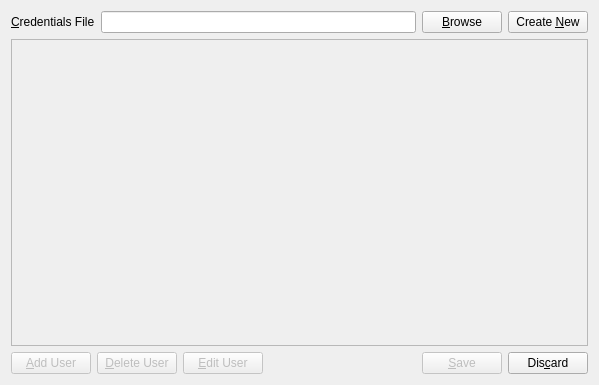
<?xml version="1.0" encoding="UTF-8"?>
<ui version="4.0">
 <class>AuthDialog</class>
 <widget class="QDialog" name="AuthDialog">
  <property name="geometry">
   <rect>
    <x>0</x>
    <y>0</y>
    <width>599</width>
    <height>385</height>
   </rect>
  </property>
  <property name="windowTitle">
   <string>Manage Users</string>
  </property>
  <layout class="QGridLayout" name="gridLayout">
   <item row="0" column="0">
    <widget class="QLabel" name="credsLabel">
     <property name="enabled">
      <bool>true</bool>
     </property>
     <property name="text">
      <string>&amp;Credentials File</string>
     </property>
     <property name="buddy">
      <cstring>credsEdit</cstring>
     </property>
    </widget>
   </item>
   <item row="0" column="3">
    <widget class="QPushButton" name="newButton">
     <property name="toolTip">
      <string>Create a new username and password file.</string>
     </property>
     <property name="text">
      <string>Create &amp;New</string>
     </property>
     <property name="autoDefault">
      <bool>false</bool>
     </property>
    </widget>
   </item>
   <item row="2" column="0" colspan="4">
    <layout class="QHBoxLayout" name="buttonLayout">
     <item>
      <widget class="QPushButton" name="addUserButton">
       <property name="enabled">
        <bool>false</bool>
       </property>
       <property name="toolTip">
        <string>Add a new user.</string>
       </property>
       <property name="text">
        <string>&amp;Add User</string>
       </property>
      </widget>
     </item>
     <item>
      <widget class="QPushButton" name="deleteUserButton">
       <property name="enabled">
        <bool>false</bool>
       </property>
       <property name="toolTip">
        <string>Delete the selected user.</string>
       </property>
       <property name="text">
        <string>&amp;Delete User</string>
       </property>
      </widget>
     </item>
     <item>
      <widget class="QPushButton" name="editUserButton">
       <property name="enabled">
        <bool>false</bool>
       </property>
       <property name="toolTip">
        <string>Edit the selected user.</string>
       </property>
       <property name="text">
        <string>&amp;Edit User</string>
       </property>
      </widget>
     </item>
     <item>
      <spacer name="buttonSpacer">
       <property name="orientation">
        <enum>Qt::Horizontal</enum>
       </property>
       <property name="sizeHint" stdset="0">
        <size>
         <width>40</width>
         <height>20</height>
        </size>
       </property>
      </spacer>
     </item>
     <item>
      <widget class="QPushButton" name="saveButton">
       <property name="enabled">
        <bool>false</bool>
       </property>
       <property name="text">
        <string>&amp;Save</string>
       </property>
       <property name="autoDefault">
        <bool>false</bool>
       </property>
      </widget>
     </item>
     <item>
      <widget class="QPushButton" name="discardButton">
       <property name="text">
        <string>Dis&amp;card</string>
       </property>
      </widget>
     </item>
    </layout>
   </item>
   <item row="0" column="2">
    <widget class="QPushButton" name="browseButton">
     <property name="enabled">
      <bool>true</bool>
     </property>
     <property name="text">
      <string>&amp;Browse</string>
     </property>
     <property name="autoDefault">
      <bool>false</bool>
     </property>
    </widget>
   </item>
   <item row="0" column="1">
    <widget class="QLineEdit" name="credsEdit">
     <property name="enabled">
      <bool>true</bool>
     </property>
     <property name="toolTip">
      <string>Choose the file containing the list of usernames and passwords.</string>
     </property>
    </widget>
   </item>
   <item row="1" column="0" colspan="4">
    <widget class="QTableView" name="usersTableView">
     <property name="enabled">
      <bool>false</bool>
     </property>
    </widget>
   </item>
  </layout>
 </widget>
 <tabstops>
  <tabstop>credsEdit</tabstop>
  <tabstop>browseButton</tabstop>
  <tabstop>newButton</tabstop>
  <tabstop>usersTableView</tabstop>
  <tabstop>addUserButton</tabstop>
  <tabstop>deleteUserButton</tabstop>
  <tabstop>editUserButton</tabstop>
  <tabstop>saveButton</tabstop>
  <tabstop>discardButton</tabstop>
 </tabstops>
 <resources/>
 <connections/>
</ui>
